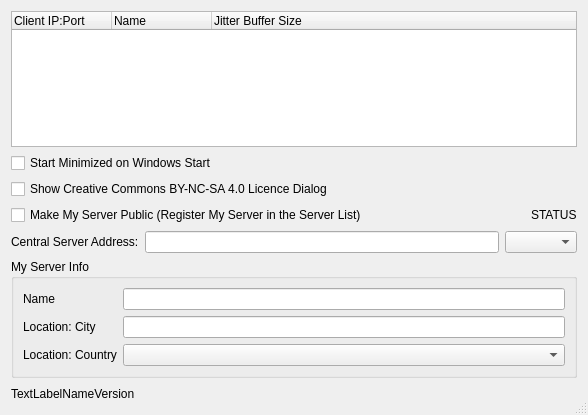
<?xml version="1.0" encoding="UTF-8"?>
<ui version="4.0">
 <class>CServerDlgBase</class>
 <widget class="QDialog" name="CServerDlgBase">
  <property name="geometry">
   <rect>
    <x>0</x>
    <y>0</y>
    <width>588</width>
    <height>415</height>
   </rect>
  </property>
  <property name="windowTitle">
   <string/>
  </property>
  <property name="sizeGripEnabled">
   <bool>true</bool>
  </property>
  <layout class="QVBoxLayout">
   <item>
    <widget class="QTreeWidget" name="lvwClients">
     <property name="rootIsDecorated">
      <bool>false</bool>
     </property>
     <property name="columnCount">
      <number>3</number>
     </property>
     <column>
      <property name="text">
       <string>Client IP:Port</string>
      </property>
     </column>
     <column>
      <property name="text">
       <string>Name</string>
      </property>
     </column>
     <column>
      <property name="text">
       <string>Jitter Buffer Size</string>
      </property>
     </column>
    </widget>
   </item>
   <item>
    <widget class="QCheckBox" name="chbStartOnOSStart">
     <property name="text">
      <string>Start Minimized on Windows Start</string>
     </property>
    </widget>
   </item>
   <item>
    <widget class="QCheckBox" name="chbUseCCLicence">
     <property name="text">
      <string>Show Creative Commons BY-NC-SA 4.0 Licence Dialog</string>
     </property>
    </widget>
   </item>
   <item>
    <layout class="QHBoxLayout">
     <item>
      <widget class="QCheckBox" name="chbRegisterServer">
       <property name="text">
        <string>Make My Server Public (Register My Server in the Server List)</string>
       </property>
      </widget>
     </item>
     <item>
      <spacer>
       <property name="orientation">
        <enum>Qt::Horizontal</enum>
       </property>
       <property name="sizeType">
        <enum>QSizePolicy::Expanding</enum>
       </property>
       <property name="sizeHint" stdset="0">
        <size>
         <width>20</width>
         <height>20</height>
        </size>
       </property>
      </spacer>
     </item>
     <item>
      <widget class="QLabel" name="lblRegSvrStatus">
       <property name="text">
        <string>STATUS</string>
       </property>
      </widget>
     </item>
    </layout>
   </item>
   <item>
    <layout class="QHBoxLayout">
     <item>
      <widget class="QLabel" name="lblCentralServerAddress">
       <property name="text">
        <string>Central Server Address:</string>
       </property>
      </widget>
     </item>
     <item>
      <widget class="QLineEdit" name="edtCentralServerAddress"/>
     </item>
     <item>
      <widget class="QComboBox" name="cbxCentServAddrType"/>
     </item>
    </layout>
   </item>
   <item>
    <widget class="QGroupBox" name="grbServerInfo">
     <property name="title">
      <string>My Server Info</string>
     </property>
     <layout class="QHBoxLayout">
      <item>
       <layout class="QVBoxLayout">
        <item>
         <widget class="QLabel" name="lblServerName">
          <property name="text">
           <string>Name</string>
          </property>
         </widget>
        </item>
        <item>
         <widget class="QLabel" name="lblLocationCity">
          <property name="text">
           <string>Location: City</string>
          </property>
         </widget>
        </item>
        <item>
         <widget class="QLabel" name="lblLocationCountry">
          <property name="text">
           <string>Location: Country</string>
          </property>
         </widget>
        </item>
       </layout>
      </item>
      <item>
       <layout class="QVBoxLayout">
        <item>
         <widget class="QLineEdit" name="edtServerName"/>
        </item>
        <item>
         <widget class="QLineEdit" name="edtLocationCity"/>
        </item>
        <item>
         <widget class="QComboBox" name="cbxLocationCountry"/>
        </item>
       </layout>
      </item>
     </layout>
    </widget>
   </item>
   <item>
    <layout class="QHBoxLayout">
     <property name="spacing">
      <number>6</number>
     </property>
     <property name="leftMargin">
      <number>0</number>
     </property>
     <property name="topMargin">
      <number>0</number>
     </property>
     <property name="rightMargin">
      <number>0</number>
     </property>
     <property name="bottomMargin">
      <number>0</number>
     </property>
     <item>
      <widget class="QLabel" name="lblNameVersion">
       <property name="text">
        <string>TextLabelNameVersion</string>
       </property>
       <property name="wordWrap">
        <bool>false</bool>
       </property>
      </widget>
     </item>
     <item>
      <spacer>
       <property name="orientation">
        <enum>Qt::Horizontal</enum>
       </property>
       <property name="sizeType">
        <enum>QSizePolicy::Expanding</enum>
       </property>
       <property name="sizeHint" stdset="0">
        <size>
         <width>20</width>
         <height>20</height>
        </size>
       </property>
      </spacer>
     </item>
    </layout>
   </item>
  </layout>
 </widget>
 <tabstops>
  <tabstop>lvwClients</tabstop>
  <tabstop>chbStartOnOSStart</tabstop>
  <tabstop>chbUseCCLicence</tabstop>
  <tabstop>chbRegisterServer</tabstop>
  <tabstop>edtCentralServerAddress</tabstop>
  <tabstop>cbxCentServAddrType</tabstop>
  <tabstop>edtServerName</tabstop>
  <tabstop>edtLocationCity</tabstop>
  <tabstop>cbxLocationCountry</tabstop>
 </tabstops>
 <resources/>
 <connections/>
</ui>
